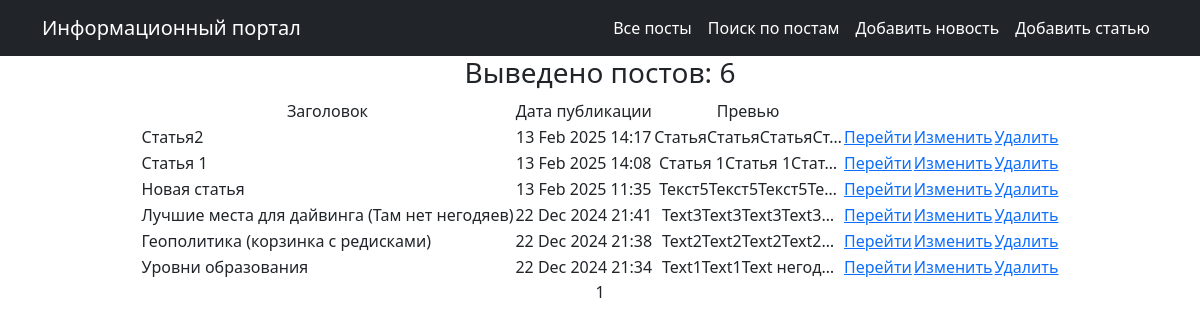
The app's page /posts/, older data.
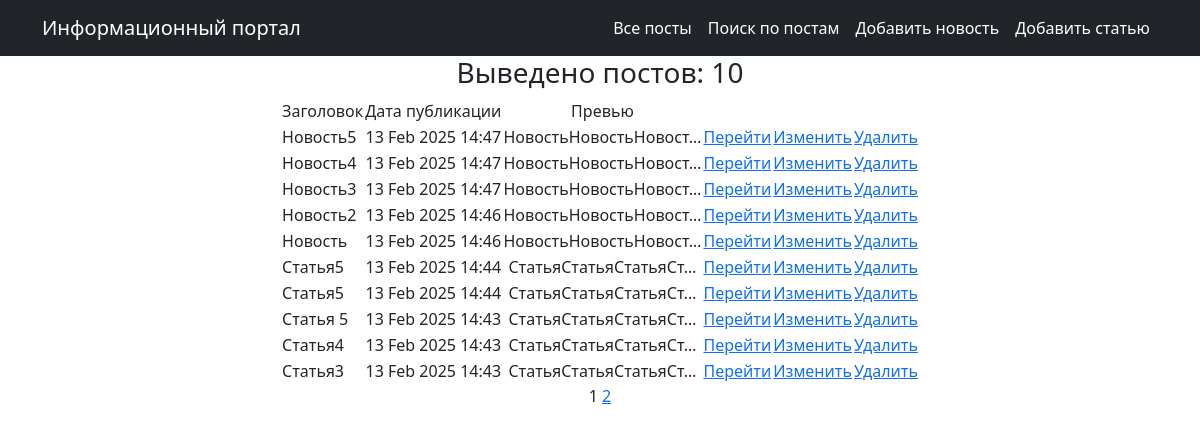
The same page, newer data.
### board_news/models.py (models this page shows, shortened)
class Post(models.Model):
    news = 'nw'
    article = 'ar'
    CHOICES_LIST = [
        (news, 'Новость'),
        (article, 'Статья'),
    ]
    author_post = models.ForeignKey(Author, on_delete=models.CASCADE)
    type_post = models.CharField(max_length=2, choices=CHOICES_LIST, default=news)
    date_time_in = models.DateTimeField(auto_now_add=True)
    categories = models.ManyToManyField(Category, through='PostCategory')
    title = models.CharField(max_length=255)
    text = models.TextField()
    rating = models.IntegerField(default=0)

### board_news/views.py (the view)
# urls.py: path('', PostList.as_view(), name='post_list'),  # Адрес страницы со всеми постами
class PostList(ListView):
    model = Post
    ordering = '-date_time_in'
    template_name = 'flatpages/posts.html'
    context_object_name = 'posts'
    paginate_by = 10

### board_news/templatetags/custom_filters.py (called while the page is built)
@register.filter()
def censor(value):
    if isinstance(value, str):
        word_to_replace = {}
        data = list(set(WORDS_PATTERN.findall(value)))
        for word in data:
            normal_form = morph.parse(word)[0].normal_form
            if normal_form in SET_BAD_WORDS:
                new_word = word[0] + '*' * (len(word)-1)
                word_to_replace[word] = new_word
        if word_to_replace:
            for word, replacement in word_to_replace.items():
                value = value.replace(word, replacement)
    else:
        raise ValueError('Фильтр censor применим только к типу данных "str".')
    return value

### templates/flatpages/posts.html (shortened to what this page needs)
{% extends 'flatpages/default.html' %}
{% load custom_filters %}
{% load custom_tags %}
{% block content %}
    <h3>Выведено постов: {{ posts|length }}</h3>
    {% if posts %}
        <table align="center">
            <tr>
                <td>Заголовок</td>
                <td>Дата публикации</td>
                <td>Превью</td>
            </tr>
            {% for post in posts %}
                <tr>
                    <td align="left">{{ post.title|censor }}</td>
                    <td>{{ post.date_time_in|date:'d M Y H:i' }}</td>
                    <td>{{ post.text|censor|truncatechars:21 }}</td>
                    <td><a href="{% url 'post_detail' post.pk %}">Перейти</a></td>
                    {% if post.type_post == 'nw' %}
                        <td><a href="{% url 'news_update' post.pk %}">Изменить</a></td>
                        <td><a href="{% url 'news_delete' post.pk %}">Удалить</a></td>
                    {% elif post.type_post == 'ar' %}
                        <td><a href="{% url 'article_update' post.pk %}">Изменить</a></td>
                        <td><a href="{% url 'article_delete' post.pk %}">Удалить</a></td>
                    {% endif %}
                </tr>
            {% endfor %}
        </table>
    {% else %}
        <h2>Новости скоро появятся!</h2>
    {% endif %}
    {{ page_obj.number }}
    {% if page_obj.has_next %}
        <a href="?page={{ page_obj.next_page_number }}">{{ page_obj.next_page_number }}</a>
   {% endif %}
{% endblock content %}

Row changes from the older to the newer data that the page shows:
no longer on this page (row unchanged): Post: title|censor "Статья2", date_time_in "13 Feb 2025 14:17", text|censor "СтатьяСтатьяСтатьяСт…", type_post "Изменить"
no longer on this page (row unchanged): Post: title|censor "Статья 1", date_time_in "13 Feb 2025 14:08", text|censor "Статья 1Статья 1Стат…", type_post "Изменить"
no longer on this page (row unchanged): Post: title|censor "Новая статья", date_time_in "13 Feb 2025 11:35", text|censor "Текст5Текст5Текст5Те…", type_post "Изменить"
no longer on this page (row unchanged): Post: title|censor "Лучшие места для дайвинга (Там нет негодяев)", date_time_in "22 Dec 2024 21:41", text|censor "Text3Text3Text3Text3…", type_post "Изменить"
no longer on this page (row unchanged): Post: title|censor "Геополитика (корзинка с редисками)", date_time_in "22 Dec 2024 21:38", text|censor "Text2Text2Text2Text2…", type_post "Изменить"
no longer on this page (row unchanged): Post: title|censor "Уровни образования", date_time_in "22 Dec 2024 21:34", text|censor "Text1Text1Text негод…", type_post "Изменить"
added Post: title|censor "Новость5", date_time_in "13 Feb 2025 14:47", text|censor "НовостьНовостьНовост…", type_post "Изменить"
added Post: title|censor "Новость4", date_time_in "13 Feb 2025 14:47", text|censor "НовостьНовостьНовост…", type_post "Изменить"
added Post: title|censor "Новость3", date_time_in "13 Feb 2025 14:47", text|censor "НовостьНовостьНовост…", type_post "Изменить"
added Post: title|censor "Новость2", date_time_in "13 Feb 2025 14:46", text|censor "НовостьНовостьНовост…", type_post "Изменить"
added Post: title|censor "Новость", date_time_in "13 Feb 2025 14:46", text|censor "НовостьНовостьНовост…", type_post "Изменить"
added Post: title|censor "Статья5", date_time_in "13 Feb 2025 14:44", text|censor "СтатьяСтатьяСтатьяСт…", type_post "Изменить"
added Post: title|censor "Статья5", date_time_in "13 Feb 2025 14:44", text|censor "СтатьяСтатьяСтатьяСт…", type_post "Изменить"
added Post: title|censor "Статья 5", date_time_in "13 Feb 2025 14:43", text|censor "СтатьяСтатьяСтатьяСт…", type_post "Изменить"
added Post: title|censor "Статья4", date_time_in "13 Feb 2025 14:43", text|censor "СтатьяСтатьяСтатьяСт…", type_post "Изменить"
added Post: title|censor "Статья3", date_time_in "13 Feb 2025 14:43", text|censor "СтатьяСтатьяСтатьяСт…", type_post "Изменить"
Text that changed along with them:
{{ posts|length }}: "6" → "10"
{{ page_obj.next_page_number }}: (not shown) → "2"
